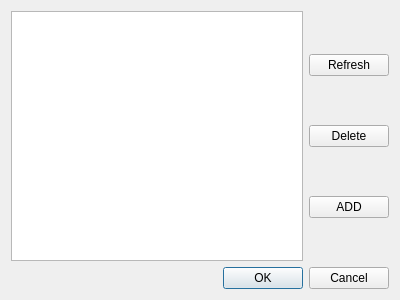
<?xml version="1.0" encoding="UTF-8"?>
<ui version="4.0">
 <class>LectureMapDialog</class>
 <widget class="QDialog" name="LectureMapDialog">
  <property name="geometry">
   <rect>
    <x>0</x>
    <y>0</y>
    <width>400</width>
    <height>300</height>
   </rect>
  </property>
  <property name="sizePolicy">
   <sizepolicy hsizetype="Fixed" vsizetype="Fixed">
    <horstretch>0</horstretch>
    <verstretch>0</verstretch>
   </sizepolicy>
  </property>
  <property name="minimumSize">
   <size>
    <width>400</width>
    <height>300</height>
   </size>
  </property>
  <property name="maximumSize">
   <size>
    <width>400</width>
    <height>300</height>
   </size>
  </property>
  <property name="windowTitle">
   <string>Map</string>
  </property>
  <layout class="QVBoxLayout" name="verticalLayout_2">
   <item>
    <layout class="QHBoxLayout" name="horizontalLayout">
     <item>
      <widget class="QListWidget" name="maplist"/>
     </item>
     <item>
      <layout class="QVBoxLayout" name="verticalLayout">
       <item>
        <widget class="QPushButton" name="RefreshButton">
         <property name="text">
          <string>Refresh</string>
         </property>
        </widget>
       </item>
       <item>
        <widget class="QPushButton" name="delBut">
         <property name="text">
          <string>Delete</string>
         </property>
        </widget>
       </item>
       <item>
        <widget class="QPushButton" name="AddBut">
         <property name="text">
          <string>ADD</string>
         </property>
        </widget>
       </item>
      </layout>
     </item>
    </layout>
   </item>
   <item>
    <widget class="QDialogButtonBox" name="buttonBox">
     <property name="orientation">
      <enum>Qt::Horizontal</enum>
     </property>
     <property name="standardButtons">
      <set>QDialogButtonBox::Cancel|QDialogButtonBox::Ok</set>
     </property>
    </widget>
   </item>
  </layout>
 </widget>
 <resources/>
 <connections>
  <connection>
   <sender>buttonBox</sender>
   <signal>accepted()</signal>
   <receiver>LectureMapDialog</receiver>
   <slot>accept()</slot>
   <hints>
    <hint type="sourcelabel">
     <x>248</x>
     <y>254</y>
    </hint>
    <hint type="destinationlabel">
     <x>157</x>
     <y>274</y>
    </hint>
   </hints>
  </connection>
  <connection>
   <sender>buttonBox</sender>
   <signal>rejected()</signal>
   <receiver>LectureMapDialog</receiver>
   <slot>reject()</slot>
   <hints>
    <hint type="sourcelabel">
     <x>316</x>
     <y>260</y>
    </hint>
    <hint type="destinationlabel">
     <x>286</x>
     <y>274</y>
    </hint>
   </hints>
  </connection>
 </connections>
</ui>
